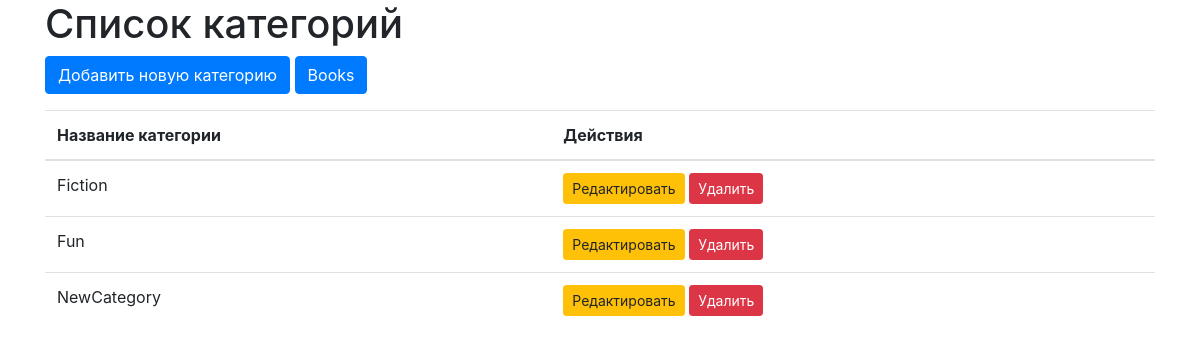
The page /category/ on the database its author committed.
### books/models.py (models this page shows, shortened)
class Category(models.Model):
    name = models.CharField(max_length=100, unique=True)

### books/views.py (the view)
# urls.py: path('category/', views.category_list, name='category_list'),
def category_list(request):
    categories = Category.objects.all()
    return render(request, 'category_list.html', {'categories': categories})

### books/templates/category_list.html
{% extends 'base_generic.html' %}
{% block content %}
    <h1>Список категорий</h1>
    <a href="{% url 'add_category' %}" class="btn btn-primary mb-3">Добавить новую категорию</a>
    <a href="{% url 'book_list' %}" class="btn btn-primary mb-3">Books</a>
    <table class="table">
        <thead>
        <tr>
            <th>Название категории</th>
            <th>Действия</th>
        </tr>
        </thead>
        <tbody>
        {% for category in categories %}
            <tr>
                <td>{{ category.name }}</td>
                <td>
                    <a href="{% url 'edit_category' category.pk %}" class="btn btn-sm btn-warning">Редактировать</a>
                    <a href="{% url 'delete_category' category.pk %}" class="btn btn-sm btn-danger" onclick="return confirm('Are you sure?')">Удалить</a>
                </td>
            </tr>
        {% endfor %}
        </tbody>
    </table>
{% endblock %}

### rows shown on the page
Category: name "Fiction"
Category: name "Fun"
Category: name "NewCategory"
